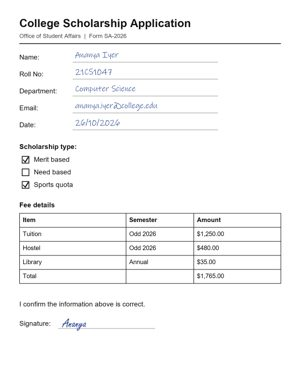
#> input picture samples/application_form_thumb.jpg, 300 x 387 px
$ python -i preprocess.py   (imports and definitions only)
#> lines starting #> are read from the running program, lines starting #| are printed output that depends on the picture; after the words box and inside, x2 and y2 are one past the last pixel; in counts of white or black regions, pixels touching at a corner belong together
#> further down, picture is the input picture: shape (387, 300, 3); mean B, G, R 247.5, 247.4, 247.3
"""Page-level preprocessing for the web pipeline (with visual stage previews).

Steps (any subset, applied in this order):
  * ``deskew``   — projection-profile skew estimation (±12°) and rotation.
  * ``denoise``  — Gaussian + median filtering (``ImageProcessor.remove_noise``).
  * ``contrast`` — CLAHE local contrast enhancement (``ImageProcessor.enhance_contrast``).
  * ``binarize`` — adaptive (local mean) thresholding for uneven illumination.

The OCR engines receive the processed page; region coordinates therefore refer
to the processed page, which is also what the UI shows as the page preview.
"""
from __future__ import annotations

import base64
import time

import cv2
import numpy as np

from preprocessing.image_processor import ImageProcessor

STEP_ORDER = ("deskew", "denoise", "contrast", "binarize")
STEP_LABELS = {
    "original": "Original",
    "deskew": "Deskewed",
    "denoise": "Denoised",
    "contrast": "Contrast (CLAHE)",
    "binarize": "Binarized",
}


# [7 lines left out: function encode_preview, not called in this run]


def estimate_skew(image: np.ndarray, max_angle: float = 12.0, step: float = 0.25) -> float:
    """Return the rotation (degrees) that makes text lines horizontal.

    Text rows produce sharp peaks in the horizontal projection profile when
    aligned; the angle maximising the profile's variance is selected.
    """
#> called with max_angle = 12, step = 0.25
    gray = cv2.cvtColor(image, cv2.COLOR_BGR2GRAY) if image.ndim == 3 else image
    h, w = gray.shape
#> h = 387; w = 300
    scale = min(1.0, 900 / max(h, w))
#> scale = 1
    small = cv2.resize(gray, (max(1, int(w * scale)), max(1, int(h * scale))), interpolation=cv2.INTER_AREA)
    ink = _ink_mask(small)
    if np.count_nonzero(ink) < 50:
        return 0.0
    sh, sw = ink.shape
    center = (sw / 2, sh / 2)

    def score(angle: float) -> float:
        matrix = cv2.getRotationMatrix2D(center, angle, 1.0)
        rotated = cv2.warpAffine(ink, matrix, (sw, sh), flags=cv2.INTER_NEAREST, borderValue=0)
        profile = rotated.sum(axis=1, dtype=np.float64)
        return float(np.var(profile))

    coarse = np.arange(-max_angle, max_angle + 1e-6, 1.0)
    best = max(coarse, key=score)
    fine = np.arange(max(-max_angle, best - 1.0), min(max_angle, best + 1.0) + 1e-6, step)
    best = max(fine, key=score)
    return float(round(best, 2))


def _ink_mask(gray: np.ndarray) -> np.ndarray:
    """Binary text mask that is robust to shadows, uneven lighting and speckle noise.

    The paper is estimated with a grey-level dilation (a max filter wider than
    any stroke) and divided out (flat-field correction) before Otsu
    thresholding, so a dark shading gradient is not mistaken for ink.
    """
    if float(np.median(gray)) < 127:  # light text on a dark background
        gray = 255 - gray
    k = max(15, (min(gray.shape[:2]) // 25) | 1)
#> k = 15
    paper = cv2.dilate(gray, cv2.getStructuringElement(cv2.MORPH_RECT, (k, k)))
#> paper: shape (387, 300); every value is 255
    paper = cv2.blur(paper, (k, k))
    flat = cv2.divide(gray, np.maximum(paper, 1), scale=255)
    flat = cv2.medianBlur(flat, 3)
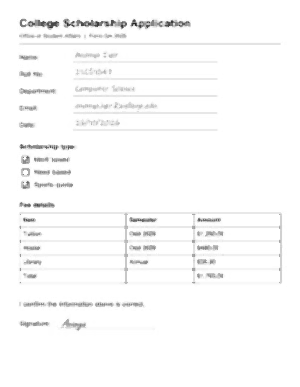
#> flat: shape (387, 300); min 35, max 255, mean 249.9
    ink = cv2.threshold(flat, 0, 255, cv2.THRESH_BINARY_INV + cv2.THRESH_OTSU)[1]
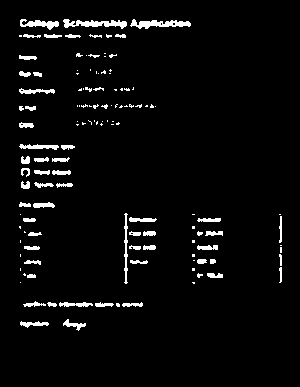
#> ink: shape (387, 300); 4% white; 128 white regions (69 under 20 px), largest, box (x1, y1, x2, y2) and area: (63, 19, 127, 29) 335, (130, 19, 191, 29) 327, (20, 19, 59, 30) 218
    return cv2.morphologyEx(ink, cv2.MORPH_OPEN, np.ones((2, 2), np.uint8))
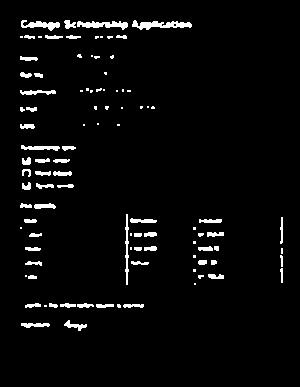
#> returned value: shape (387, 300); 3.7% white; 99 white regions (42 under 20 px), largest, box (x1, y1, x2, y2) and area: (132, 20, 192, 30) 323, (77, 21, 128, 30) 263, (21, 20, 60, 31) 215


# [49 lines left out: functions rotate_page, binarize, preprocess_page, not called in this run]

>>> import cv2
>>> picture = cv2.imread('../samples/application_form_thumb.jpg')
>>> result = estimate_skew(picture)
#> in score, `rotated = cv2.warpAffine(ink, matrix, (sw, sh), flags=cv2.INTER_NEARES..`: rotated: shape (387, 300); 3.7% white; 96 white regions (40 under 20 px), largest, box (x1, y1, x2, y2) and area: (167, 21, 226, 40) 324, (114, 10, 164, 28) 262, (59, 0, 97, 14) 200
#> in score, `profile = rotated.sum(axis=1, dtype=np.float64)`: profile = 387 values, max 10710 at index 34, min 0 at index 40, mean 2822.8
#> in score (call 2), `rotated = cv2.warpAffine(ink, matrix, (sw, sh), flags=cv2.INTER_NEARES..`: rotated: shape (387, 300); 3.7% white; 98 white regions (41 under 20 px), largest, box (x1, y1, x2, y2) and area: (164, 20, 224, 39) 322, (110, 10, 161, 28) 261, (55, 0, 94, 15) 205
#> in score (call 3), `rotated = cv2.warpAffine(ink, matrix, (sw, sh), flags=cv2.INTER_NEARES..`: rotated: shape (387, 300); 3.7% white; 96 white regions (41 under 20 px), largest, box (x1, y1, x2, y2) and area: (161, 20, 221, 37) 324, (107, 11, 158, 28) 262, (52, 0, 91, 16) 217
#> in score (call 4), `rotated = cv2.warpAffine(ink, matrix, (sw, sh), flags=cv2.INTER_NEARES..`: rotated: shape (387, 300); 3.7% white; 97 white regions (41 under 20 px), largest, box (x1, y1, x2, y2) and area: (158, 20, 218, 36) 326, (104, 12, 155, 28) 262, (49, 2, 88, 18) 213
#> in score (call 5), `rotated = cv2.warpAffine(ink, matrix, (sw, sh), flags=cv2.INTER_NEARES..`: rotated: shape (387, 300); 3.7% white; 97 white regions (41 under 20 px), largest, box (x1, y1, x2, y2) and area: (155, 19, 215, 35) 324, (101, 13, 152, 28) 265, (46, 4, 85, 19) 214
#> in score (call 6), `rotated = cv2.warpAffine(ink, matrix, (sw, sh), flags=cv2.INTER_NEARES..`: rotated: shape (387, 300); 3.7% white; 96 white regions (40 under 20 px), largest, box (x1, y1, x2, y2) and area: (153, 19, 212, 34) 321, (98, 14, 149, 28) 266, (42, 6, 81, 20) 212
#> in score (call 7), `rotated = cv2.warpAffine(ink, matrix, (sw, sh), flags=cv2.INTER_NEARES..`: rotated: shape (387, 300); 3.7% white; 99 white regions (41 under 20 px), largest, box (x1, y1, x2, y2) and area: (150, 19, 210, 33) 323, (95, 14, 146, 28) 266, (39, 8, 78, 22) 214
#> in score (call 8), `rotated = cv2.warpAffine(ink, matrix, (sw, sh), flags=cv2.INTER_NEARES..`: rotated: shape (387, 300); 3.7% white; 98 white regions (42 under 20 px), largest, box (x1, y1, x2, y2) and area: (147, 19, 207, 32) 322, (92, 15, 143, 28) 264, (36, 10, 75, 23) 214
#> in score (call 9), `rotated = cv2.warpAffine(ink, matrix, (sw, sh), flags=cv2.INTER_NEARES..`: rotated: shape (387, 300); 3.7% white; 98 white regions (41 under 20 px), largest, box (x1, y1, x2, y2) and area: (144, 19, 204, 31) 324, (89, 16, 140, 29) 263, (33, 11, 72, 25) 216
#> in score (call 10), `rotated = cv2.warpAffine(ink, matrix, (sw, sh), flags=cv2.INTER_NEARES..`: rotated: shape (387, 300); 3.7% white; 97 white regions (40 under 20 px), largest, box (x1, y1, x2, y2) and area: (141, 19, 201, 30) 325, (86, 17, 137, 29) 263, (30, 14, 69, 26) 215
#> in score (call 11), `rotated = cv2.warpAffine(ink, matrix, (sw, sh), flags=cv2.INTER_NEARES..`: rotated: shape (387, 300); 3.7% white; 99 white regions (42 under 20 px), largest, box (x1, y1, x2, y2) and area: (138, 20, 198, 30) 323, (83, 19, 134, 29) 263, (27, 16, 66, 28) 215
#> in score (call 12), `rotated = cv2.warpAffine(ink, matrix, (sw, sh), flags=cv2.INTER_NEARES..`: rotated: shape (387, 300); 3.7% white; 99 white regions (42 under 20 px), largest, box (x1, y1, x2, y2) and area: (135, 20, 195, 30) 323, (80, 20, 131, 30) 263, (24, 18, 63, 29) 215
#> in score (call 14), `rotated = cv2.warpAffine(ink, matrix, (sw, sh), flags=cv2.INTER_NEARES..`: rotated: shape (387, 300); 3.7% white; 99 white regions (42 under 20 px), largest, box (x1, y1, x2, y2) and area: (129, 20, 189, 30) 323, (74, 22, 125, 31) 263, (18, 22, 57, 33) 215
#> in score (call 15), `rotated = cv2.warpAffine(ink, matrix, (sw, sh), flags=cv2.INTER_NEARES..`: rotated: shape (387, 300); 3.7% white; 99 white regions (42 under 20 px), largest, box (x1, y1, x2, y2) and area: (126, 20, 186, 30) 323, (71, 22, 122, 31) 263, (15, 24, 54, 35) 215
#> in score (call 16), `rotated = cv2.warpAffine(ink, matrix, (sw, sh), flags=cv2.INTER_NEARES..`: rotated: shape (387, 300); 3.7% white; 99 white regions (42 under 20 px), largest, box (x1, y1, x2, y2) and area: (123, 20, 183, 31) 324, (68, 23, 119, 32) 264, (12, 27, 51, 36) 214
#> in score (call 17), `rotated = cv2.warpAffine(ink, matrix, (sw, sh), flags=cv2.INTER_NEARES..`: rotated: shape (387, 300); 3.7% white; 98 white regions (42 under 20 px), largest, box (x1, y1, x2, y2) and area: (52, 24, 116, 35) 334, (120, 20, 180, 31) 324, (9, 29, 49, 38) 214
#> in score (call 18), `rotated = cv2.warpAffine(ink, matrix, (sw, sh), flags=cv2.INTER_NEARES..`: rotated: shape (387, 300); 3.7% white; 97 white regions (41 under 20 px), largest, box (x1, y1, x2, y2) and area: (117, 19, 177, 31) 323, (62, 24, 114, 34) 261, (6, 31, 46, 40) 217
#> in score (call 19), `rotated = cv2.warpAffine(ink, matrix, (sw, sh), flags=cv2.INTER_NEARES..`: rotated: shape (387, 300); 3.7% white; 98 white regions (42 under 20 px), largest, box (x1, y1, x2, y2) and area: (114, 19, 174, 32) 323, (60, 25, 111, 36) 259, (4, 33, 43, 42) 216
#> in score (call 20), `rotated = cv2.warpAffine(ink, matrix, (sw, sh), flags=cv2.INTER_NEARES..`: rotated: shape (387, 300); 3.7% white; 99 white regions (42 under 20 px), largest, box (x1, y1, x2, y2) and area: (112, 18, 171, 32) 322, (57, 26, 108, 37) 263, (1, 34, 40, 45) 216
#> in score (call 21), `rotated = cv2.warpAffine(ink, matrix, (sw, sh), flags=cv2.INTER_NEARES..`: rotated: shape (387, 300); 3.7% white; 98 white regions (42 under 20 px), largest, box (x1, y1, x2, y2) and area: (41, 27, 105, 42) 332, (109, 18, 168, 33) 322, (0, 36, 38, 47) 195
#> in score (call 22), `rotated = cv2.warpAffine(ink, matrix, (sw, sh), flags=cv2.INTER_NEARES..`: rotated: shape (387, 300); 3.7% white; 98 white regions (42 under 20 px), largest, box (x1, y1, x2, y2) and area: (106, 18, 165, 34) 325, (51, 28, 102, 40) 263, (0, 39, 35, 50) 186
#> in score (call 23), `rotated = cv2.warpAffine(ink, matrix, (sw, sh), flags=cv2.INTER_NEARES..`: rotated: shape (387, 300); 3.7% white; 94 white regions (40 under 20 px), largest, box (x1, y1, x2, y2) and area: (35, 29, 99, 46) 332, (103, 18, 162, 34) 323, (0, 41, 32, 51) 182
#> in score (call 24), `rotated = cv2.warpAffine(ink, matrix, (sw, sh), flags=cv2.INTER_NEARES..`: rotated: shape (387, 300); 3.6% white; 94 white regions (40 under 20 px), largest, box (x1, y1, x2, y2) and area: (33, 30, 96, 48) 333, (100, 18, 159, 35) 319, (0, 43, 30, 54) 172
#> in score (call 25), `rotated = cv2.warpAffine(ink, matrix, (sw, sh), flags=cv2.INTER_NEARES..`: rotated: shape (387, 300); 3.6% white; 97 white regions (41 under 20 px), largest, box (x1, y1, x2, y2) and area: (97, 18, 156, 36) 323, (43, 31, 94, 46) 261, (131, 218, 147, 288) 164
#> in estimate_skew, `best = max(coarse, key=score)`: best = 0
#> in score (call 27), `rotated = cv2.warpAffine(ink, matrix, (sw, sh), flags=cv2.INTER_NEARES..`: rotated: shape (387, 300); 3.7% white; 99 white regions (42 under 20 px), largest, box (x1, y1, x2, y2) and area: (134, 20, 194, 30) 323, (79, 20, 130, 30) 263, (23, 18, 62, 30) 215
#> in score (call 28), `rotated = cv2.warpAffine(ink, matrix, (sw, sh), flags=cv2.INTER_NEARES..`: rotated: shape (387, 300); 3.7% white; 98 white regions (42 under 20 px), largest, box (x1, y1, x2, y2) and area: (66, 19, 129, 30) 331, (133, 20, 193, 30) 323, (22, 19, 61, 30) 215
#> in score (call 29), `matrix = cv2.getRotationMatrix2D(center, angle, 1.0)`: matrix = [[1, -0.00436, 0.846], [0.00436, 1, -0.653]]
#> in score (call 29), `rotated = cv2.warpAffine(ink, matrix, (sw, sh), flags=cv2.INTER_NEARES..`:
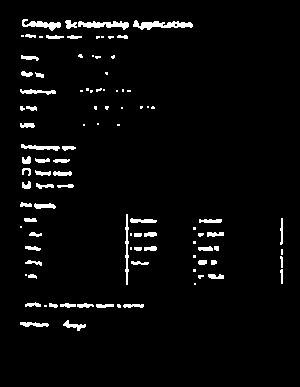
#> rotated: shape (387, 300); 3.7% white; 99 white regions (42 under 20 px), largest, box (x1, y1, x2, y2) and area: (133, 20, 193, 30) 323, (78, 21, 129, 30) 263, (22, 19, 61, 31) 215
#> in score (call 29), `profile = rotated.sum(axis=1, dtype=np.float64)`: profile = 387 values, max 38760 at index 26, min 0 at index 0, mean 2836
#> in score (call 31), `matrix = cv2.getRotationMatrix2D(center, angle, 1.0)`: matrix = [[1, 0.00436, -0.843], [-0.00436, 1, 0.656]]
#> in score (call 31), `rotated = cv2.warpAffine(ink, matrix, (sw, sh), flags=cv2.INTER_NEARES..`:
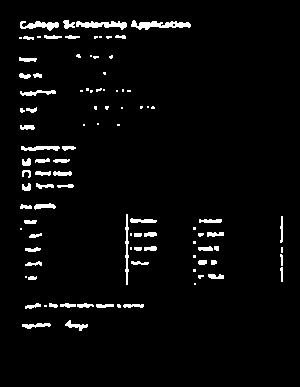
#> rotated: shape (387, 300); 3.7% white; 99 white regions (42 under 20 px), largest, box (x1, y1, x2, y2) and area: (131, 20, 191, 30) 323, (76, 21, 127, 30) 263, (20, 21, 59, 31) 215
#> in score (call 31), `profile = rotated.sum(axis=1, dtype=np.float64)`: profile = 387 values, max 39525 at index 26, min 0 at index 0, mean 2836
#> in score (call 32), `matrix = cv2.getRotationMatrix2D(center, angle, 1.0)`: matrix = [[1, 0.00873, -1.68], [-0.00873, 1, 1.32]]
#> in score (call 32), `rotated = cv2.warpAffine(ink, matrix, (sw, sh), flags=cv2.INTER_NEARES..`:
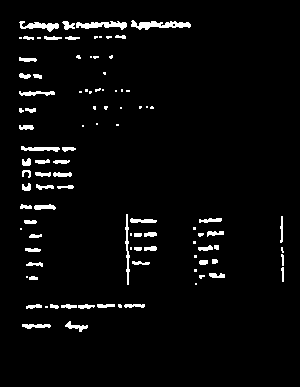
#> rotated: shape (387, 300); 3.7% white; 99 white regions (42 under 20 px), largest, box (x1, y1, x2, y2) and area: (131, 20, 191, 30) 323, (76, 21, 127, 30) 262, (19, 21, 59, 32) 215
#> in score (call 32), `profile = rotated.sum(axis=1, dtype=np.float64)`: profile = 387 values, max 39015 at index 26, min 0 at index 0, mean 2836
#> in score (call 33), `matrix = cv2.getRotationMatrix2D(center, angle, 1.0)`: matrix = [[1, 0.0131, -2.52], [-0.0131, 1, 1.98]]
#> in score (call 33), `rotated = cv2.warpAffine(ink, matrix, (sw, sh), flags=cv2.INTER_NEARES..`:
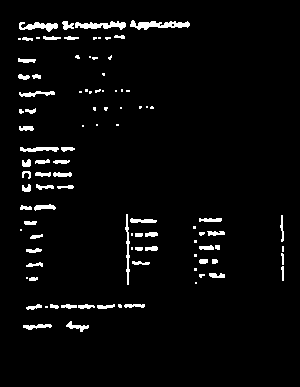
#> rotated: shape (387, 300); 3.7% white; 99 white regions (42 under 20 px), largest, box (x1, y1, x2, y2) and area: (130, 20, 190, 30) 324, (75, 21, 126, 30) 263, (19, 22, 58, 32) 215
#> in score (call 33), `profile = rotated.sum(axis=1, dtype=np.float64)`: profile = 387 values, max 37995 at index 26, min 0 at index 0, mean 2836.6
#> result = 0

$ run again, on samples/handwritten_note_thumb.jpg
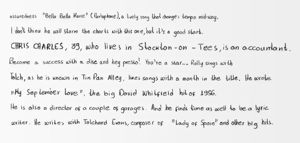
#> input picture samples/handwritten_note_thumb.jpg, 300 x 143 px
#> picture is the input picture: shape (143, 300, 3); min 36, max 255, mean 233.5
#> in _ink_mask, `ink = cv2.threshold(flat, 0, 255, cv2.THRESH_BINARY_INV + cv2.THRESH_O..`:
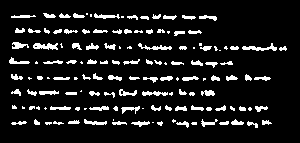
#> ink: shape (143, 300); 10.5% white; 137 white regions (40 under 20 px), largest, box (x1, y1, x2, y2) and area: (242, 43, 277, 51) 120, (33, 43, 58, 50) 118, (138, 43, 172, 50) 101
#> rotated: shape (143, 300); 9.4% white in thin lines or dots
#> profile = 143 values, max 13515 at index 96, min 2550 at index 127, mean 7206
#> rotated: shape (143, 300); 9.6% white; 148 white regions (62 under 20 px), largest, box (x1, y1, x2, y2) and area: (246, 65, 280, 76) 117, (41, 23, 66, 34) 116, (76, 107, 99, 116) 76
#> rotated: shape (143, 300); 9.6% white; 149 white regions (61 under 20 px), largest, box (x1, y1, x2, y2) and area: (246, 64, 280, 74) 120, (40, 25, 65, 35) 116, (77, 108, 100, 117) 71
#> rotated: shape (143, 300); 9.7% white; 150 white regions (62 under 20 px), largest, box (x1, y1, x2, y2) and area: (245, 62, 280, 72) 121, (39, 27, 64, 37) 115, (78, 109, 101, 118) 73
#> rotated: shape (143, 300); 9.8% white; 149 white regions (58 under 20 px), largest, box (x1, y1, x2, y2) and area: (245, 60, 280, 70) 121, (38, 28, 64, 38) 116, (79, 110, 101, 119) 76
#> rotated: shape (143, 300); 9.9% white; 152 white regions (63 under 20 px), largest, box (x1, y1, x2, y2) and area: (245, 59, 280, 68) 120, (38, 30, 63, 40) 114, (79, 112, 102, 120) 74
#> rotated: shape (143, 300); 9.8% white; 151 white regions (62 under 20 px), largest, box (x1, y1, x2, y2) and area: (245, 57, 280, 65) 119, (37, 32, 62, 42) 116, (80, 113, 103, 121) 74
#> rotated: shape (143, 300); 9.8% white; 154 white regions (65 under 20 px), largest, box (x1, y1, x2, y2) and area: (245, 55, 280, 63) 119, (36, 34, 62, 43) 115, (81, 114, 104, 122) 73
#> rotated: shape (143, 300); 9.8% white; 153 white regions (65 under 20 px), largest, box (x1, y1, x2, y2) and area: (244, 53, 279, 61) 121, (36, 36, 61, 45) 115, (82, 115, 105, 123) 73
#> rotated: shape (143, 300); 9.9% white; 153 white regions (65 under 20 px), largest, box (x1, y1, x2, y2) and area: (244, 50, 279, 59) 120, (35, 38, 61, 46) 115, (82, 117, 105, 124) 74
#> rotated: shape (143, 300); 9.9% white; 154 white regions (64 under 20 px), largest, box (x1, y1, x2, y2) and area: (244, 48, 279, 56) 120, (35, 40, 60, 48) 115, (83, 118, 106, 124) 74
#> rotated: shape (143, 300); 9.8% white; 154 white regions (65 under 20 px), largest, box (x1, y1, x2, y2) and area: (243, 46, 278, 54) 120, (34, 42, 60, 49) 115, (84, 119, 107, 125) 74
#> rotated: shape (143, 300); 9.8% white; 154 white regions (65 under 20 px), largest, box (x1, y1, x2, y2) and area: (243, 42, 278, 50) 120, (34, 46, 59, 53) 115, (86, 121, 109, 127) 74
#> rotated: shape (143, 300); 9.9% white; 154 white regions (65 under 20 px), largest, box (x1, y1, x2, y2) and area: (242, 40, 277, 48) 120, (33, 47, 58, 54) 115, (87, 122, 110, 128) 74
#> rotated: shape (143, 300); 9.8% white; 154 white regions (65 under 20 px), largest, box (x1, y1, x2, y2) and area: (242, 38, 277, 46) 120, (33, 49, 58, 56) 115, (88, 123, 111, 129) 74
#> rotated: shape (143, 300); 9.8% white; 154 white regions (63 under 20 px), largest, box (x1, y1, x2, y2) and area: (241, 35, 276, 45) 120, (32, 51, 58, 58) 115, (89, 124, 112, 130) 74
#> rotated: shape (143, 300); 9.8% white; 153 white regions (63 under 20 px), largest, box (x1, y1, x2, y2) and area: (241, 33, 276, 43) 119, (32, 52, 57, 60) 115, (90, 125, 113, 131) 73
#> rotated: shape (143, 300); 9.9% white; 153 white regions (65 under 20 px), largest, box (x1, y1, x2, y2) and area: (240, 31, 275, 41) 120, (32, 54, 57, 62) 115, (90, 126, 114, 132) 74
#> rotated: shape (143, 300); 9.9% white; 153 white regions (63 under 20 px), largest, box (x1, y1, x2, y2) and area: (239, 29, 274, 40) 119, (32, 55, 57, 64) 115, (91, 127, 115, 133) 74
#> rotated: shape (143, 300); 9.8% white; 152 white regions (62 under 20 px), largest, box (x1, y1, x2, y2) and area: (239, 27, 274, 38) 120, (32, 57, 57, 66) 114, (92, 128, 116, 133) 73
#> rotated: shape (143, 300); 9.8% white; 152 white regions (65 under 20 px), largest, box (x1, y1, x2, y2) and area: (238, 25, 273, 36) 120, (32, 59, 57, 68) 113, (93, 128, 117, 134) 75
#> rotated: shape (143, 300); 9.7% white; 149 white regions (63 under 20 px), largest, box (x1, y1, x2, y2) and area: (237, 23, 272, 35) 121, (31, 60, 57, 70) 115, (94, 129, 118, 135) 76
#> rotated: shape (143, 300); 9.7% white; 150 white regions (61 under 20 px), largest, box (x1, y1, x2, y2) and area: (237, 21, 272, 34) 121, (31, 62, 57, 72) 116, (96, 129, 119, 136) 74
#> rotated: shape (143, 300); 9.7% white in thin lines or dots, all inside (x1, y1, x2, y2) = (4, 5, 281, 143)
#> in estimate_skew, `best = max(coarse, key=score)`: best = 0
#> rotated: shape (143, 300); 9.8% white; 153 white regions (64 under 20 px), largest, box (x1, y1, x2, y2) and area: (243, 46, 278, 54) 120, (34, 43, 59, 50) 115, (84, 119, 107, 125) 74
#> rotated: shape (143, 300); 9.8% white; 154 white regions (65 under 20 px), largest, box (x1, y1, x2, y2) and area: (243, 45, 278, 53) 120, (34, 43, 59, 50) 115, (85, 119, 108, 126) 74
#> rotated: shape (143, 300); 9.8% white; 154 white regions (65 under 20 px), largest, box (x1, y1, x2, y2) and area: (243, 45, 278, 53) 120, (34, 44, 59, 51) 115, (85, 120, 108, 126) 74
#> rotated: shape (143, 300); 9.8% white; 154 white regions (65 under 20 px), largest, box (x1, y1, x2, y2) and area: (243, 43, 278, 52) 120, (34, 44, 59, 51) 115, (85, 120, 108, 126) 74
#> rotated: shape (143, 300); 9.8% white; 154 white regions (65 under 20 px), largest, box (x1, y1, x2, y2) and area: (243, 43, 278, 51) 120, (34, 45, 59, 52) 115, (85, 121, 108, 126) 74
#> matrix = [[1, 0.0131, -0.923], [-0.0131, 1, 1.97]]
#> in score (call 33), `rotated = cv2.warpAffine(ink, matrix, (sw, sh), flags=cv2.INTER_NEARES..`:
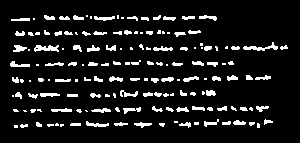
#> rotated: shape (143, 300); 9.8% white; 153 white regions (64 under 20 px), largest, box (x1, y1, x2, y2) and area: (243, 42, 278, 51) 120, (34, 45, 59, 52) 115, (86, 121, 109, 127) 74
#> profile = 143 values, max 43605 at index 48, min 0 at index 0, mean 7534.1
#> in estimate_skew, `best = max(fine, key=score)`: best = 0.25
